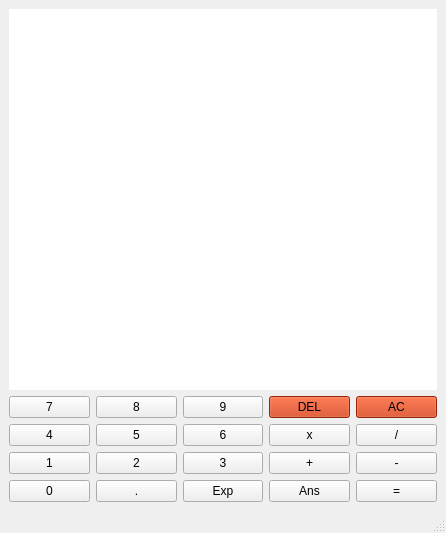
<?xml version="1.0" encoding="UTF-8"?>
<ui version="4.0">
 <class>MainWindow</class>
 <widget class="QMainWindow" name="MainWindow">
  <property name="geometry">
   <rect>
    <x>0</x>
    <y>0</y>
    <width>446</width>
    <height>533</height>
   </rect>
  </property>
  <property name="windowTitle">
   <string>MainWindow</string>
  </property>
  <widget class="QWidget" name="centralwidget">
   <layout class="QVBoxLayout" name="verticalLayout_2">
    <item>
     <layout class="QVBoxLayout" name="verticalLayout">
      <item>
       <widget class="QPlainTextEdit" name="plainTextEdit">
        <property name="styleSheet">
         <string notr="true">border-radius:10px;</string>
        </property>
       </widget>
      </item>
      <item>
       <layout class="QGridLayout" name="gridLayout">
        <item row="0" column="3">
         <widget class="QPushButton" name="pushButton_16">
          <property name="styleSheet">
           <string notr="true">background-color: rgb(203, 53, 8);</string>
          </property>
          <property name="text">
           <string>DEL</string>
          </property>
         </widget>
        </item>
        <item row="1" column="0">
         <widget class="QPushButton" name="pushButton_11">
          <property name="text">
           <string>4</string>
          </property>
         </widget>
        </item>
        <item row="0" column="0">
         <widget class="QPushButton" name="pushButton_3">
          <property name="text">
           <string>7</string>
          </property>
         </widget>
        </item>
        <item row="0" column="2">
         <widget class="QPushButton" name="pushButton_13">
          <property name="text">
           <string>9</string>
          </property>
         </widget>
        </item>
        <item row="3" column="3">
         <widget class="QPushButton" name="pushButton_6">
          <property name="text">
           <string>Ans</string>
          </property>
         </widget>
        </item>
        <item row="2" column="3">
         <widget class="QPushButton" name="pushButton_5">
          <property name="text">
           <string>+</string>
          </property>
         </widget>
        </item>
        <item row="0" column="1">
         <widget class="QPushButton" name="pushButton_14">
          <property name="text">
           <string>8</string>
          </property>
         </widget>
        </item>
        <item row="2" column="0">
         <widget class="QPushButton" name="pushButton_4">
          <property name="text">
           <string>1</string>
          </property>
         </widget>
        </item>
        <item row="1" column="2">
         <widget class="QPushButton" name="pushButton_8">
          <property name="text">
           <string>6</string>
          </property>
         </widget>
        </item>
        <item row="1" column="1">
         <widget class="QPushButton" name="pushButton_7">
          <property name="text">
           <string>5</string>
          </property>
         </widget>
        </item>
        <item row="2" column="1">
         <widget class="QPushButton" name="pushButton_9">
          <property name="text">
           <string>2</string>
          </property>
         </widget>
        </item>
        <item row="1" column="3">
         <widget class="QPushButton" name="pushButton_18">
          <property name="text">
           <string>x</string>
          </property>
         </widget>
        </item>
        <item row="1" column="4">
         <widget class="QPushButton" name="pushButton_17">
          <property name="text">
           <string>/</string>
          </property>
         </widget>
        </item>
        <item row="2" column="2">
         <widget class="QPushButton" name="pushButton_15">
          <property name="text">
           <string>3</string>
          </property>
         </widget>
        </item>
        <item row="2" column="4">
         <widget class="QPushButton" name="pushButton_12">
          <property name="text">
           <string>-</string>
          </property>
         </widget>
        </item>
        <item row="3" column="4">
         <widget class="QPushButton" name="pushButton_10">
          <property name="text">
           <string>=</string>
          </property>
         </widget>
        </item>
        <item row="3" column="2">
         <widget class="QPushButton" name="pushButton_20">
          <property name="text">
           <string>Exp</string>
          </property>
         </widget>
        </item>
        <item row="3" column="1">
         <widget class="QPushButton" name="pushButton_19">
          <property name="text">
           <string>.</string>
          </property>
         </widget>
        </item>
        <item row="3" column="0">
         <widget class="QPushButton" name="pushButton_21">
          <property name="text">
           <string>0</string>
          </property>
         </widget>
        </item>
        <item row="0" column="4">
         <widget class="QPushButton" name="pushButton_22">
          <property name="styleSheet">
           <string notr="true">background-color: rgb(203, 53, 8);</string>
          </property>
          <property name="text">
           <string>AC</string>
          </property>
         </widget>
        </item>
       </layout>
      </item>
     </layout>
    </item>
   </layout>
  </widget>
  <widget class="QStatusBar" name="statusbar"/>
 </widget>
 <resources/>
 <connections/>
</ui>
